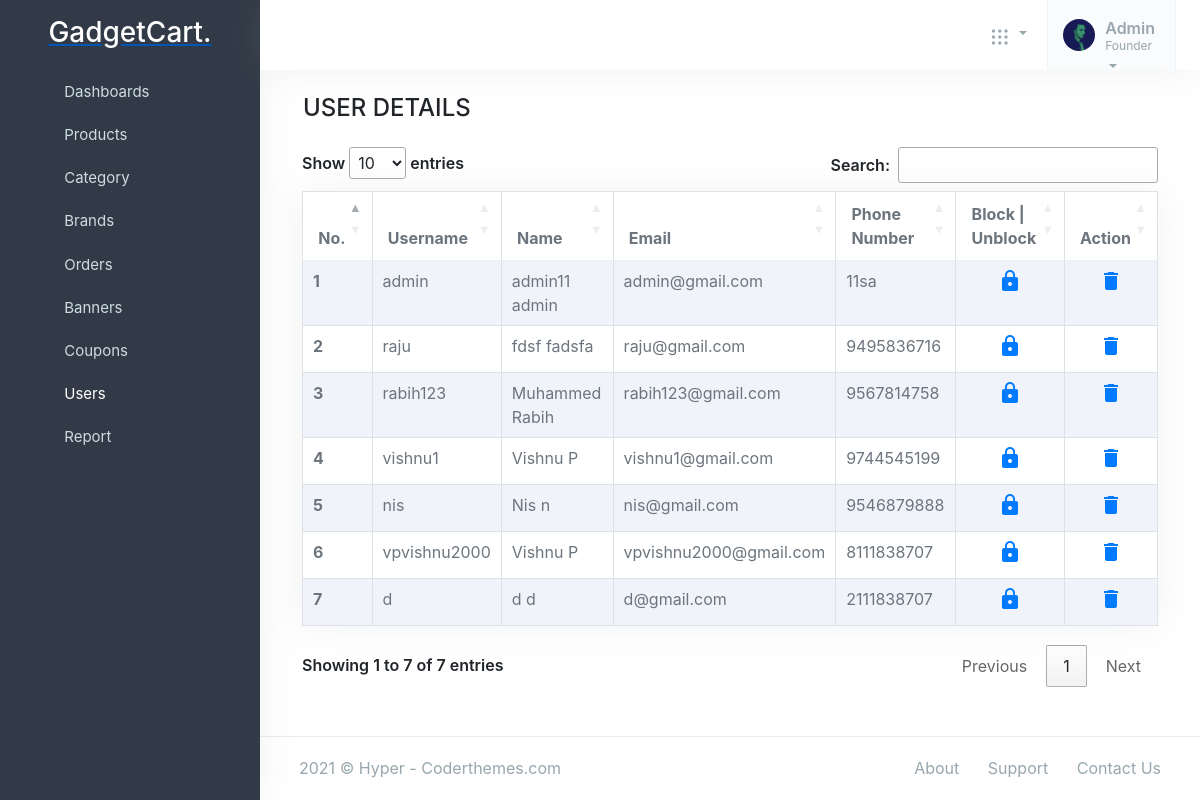
The app's page /adminpanel/userdetails/, older data.
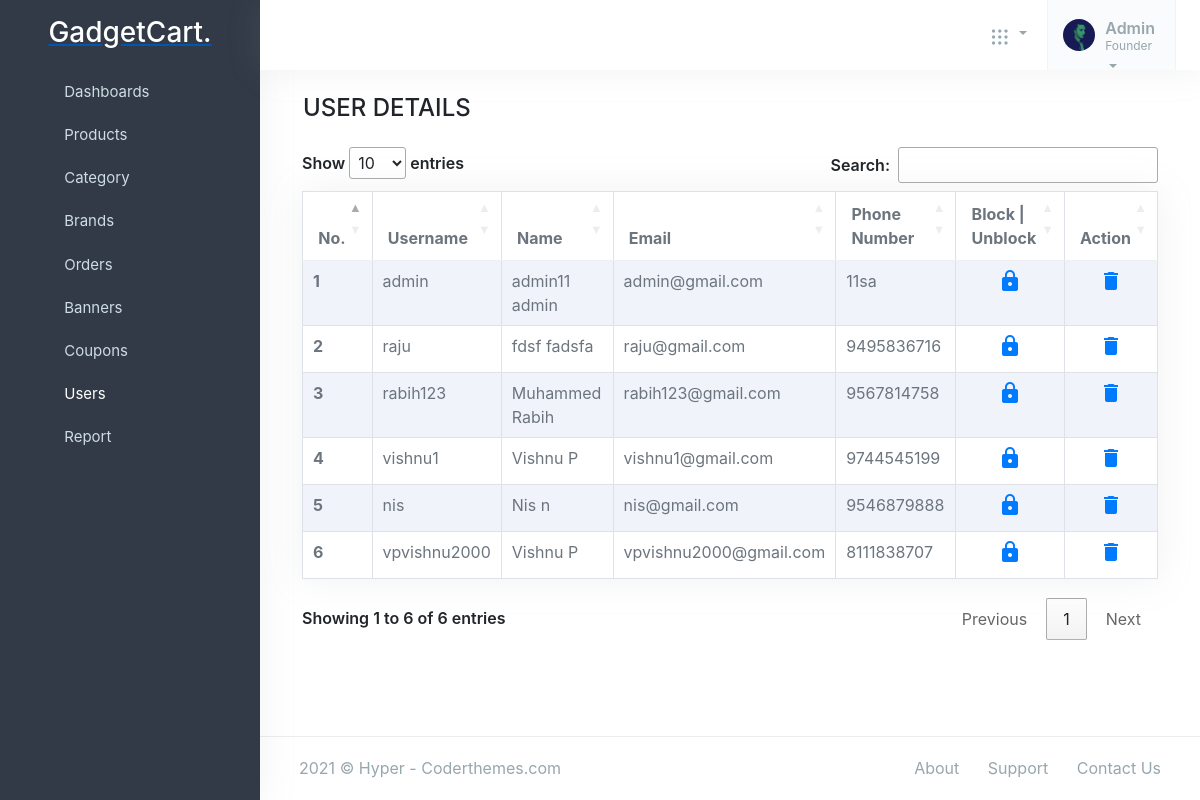
The same page, newer data.
### accounts/models.py (models this page shows, shortened)
class Account(AbstractBaseUser,PermissionsMixin):
    first_name = models.CharField(max_length=50)
    last_name = models.CharField(max_length=50)
    username = models.CharField(max_length=50, unique=True)
    email = models.CharField(max_length=50, unique=True)
    phone_number = models.CharField(max_length=50, unique=True)
    date_joined = models.DateTimeField(auto_now_add=True)
    last_login = models.DateTimeField(auto_now_add=True)
    is_admin = models.BooleanField(default=False)
    is_staff = models.BooleanField(default=False)
    is_active = models.BooleanField(default=True)
    is_superadmin = models.BooleanField(default=False)
    is_verified = models.BooleanField(default=False)
    USERNAME_FIELD = 'email'
    REQUIRED_FIELDS = ['username', 'first_name', 'last_name']
    objects = MyAccountManager()

### adminpanel/views.py (the view)
# urls.py: path('userdetails/', views.userdetails, name='userdetails'),
def userdetails(request):
    users = Account.objects.all().order_by('id')
    context = {
        'users' : users
    }
    return render(request, 'adminpanel/userdetails.html',context )

### brand/context_processors.py (called while the page is built)
def menulinks(request):
    links = Brand.objects.all()
    return dict(link=links)

### carts/context_processors.py (called while the page is built, shortened)
def counter(request):
    cart_count = 0
    if 'admin' in request.path:
        return {}
    return dict(cart_count=cart_count)

### category/context_processors.py (called while the page is built)
def menu_links(request):
    links = Category.objects.all()
    return dict(links=links)

### templates/adminpanel/userdetails.html (shortened to what this page needs)
{% extends 'adminpanel/base.html' %}
{% load static %}
{% block content %}
<div class="container">
    <h4 class="ml-3 mt-4 mb-4">USER DETAILS</h4>
    <div class="col-12" id="tables">
        <table class="table table-striped table-bordered table-hover bg-white bg-body shadow" id="myTable">
            <thead>
                <tr>
                    <th>No.</th>
                    <th>Username</th>
                    <th>Name</th>
                    <th>Email</th>
                    <th>Phone Number</th>
                    <th>Block | Unblock</th>
                    <th>Action</th>
                </tr>
            </thead>
            <tbody>
                {% for user in users %}
                <tr>
                    <th scope="row"> {{forloop.counter}} </th>
                    <td>{{user.username}}</td>
                    <td>{{user.first_name}} {{user.last_name}}</td>
                    <td>{{user.email}}</td>
                    <td>{{user.phone_number}}</td>
                    <td class="align-self-center">
                        <center>
                            {% if user.is_active %}
                            <a href=""><span class="material-icons">https</span></a>
                            {% else %}
                            <a href=""><span class="material-icons">lock_open</span></a>
                            {% endif %}
                        </center>
                    </td>
                    <td>
                        <center>
                            <a href="{% url 'userdelete' user.id %}" onclick="deleteItems(event)"><span
                                    class="material-icons">delete</span></a>
                        </center>
                    </td>
                </tr>
                {% endfor %}
            </tbody>
        </table>
    </div>
</div>
<footer class="footer">
    <div class="container-fluid">
        <div class="row">
            <div class="col-md-6">
                <script>document.write(new Date().getFullYear())</script> © Hyper - Coderthemes.com
            </div>
            <div class="col-md-6">
                <div class="text-md-end footer-links d-none d-md-block">
                    <a href="javascript: void(0);">About</a>
                    <a href="javascript: void(0);">Support</a>
                    <a href="javascript: void(0);">Contact Us</a>
                </div>
            </div>
        </div>
    </div>
</footer>
{% endblock %}

Row changes from the older to the newer data that the page shows:
removed Account: username "d", first_name "d", last_name "d", email "d@gmail.com", phone_number "2111838707", is_active True (drawn)
Text that changed along with them:
text written by a page script: "Show entries Search: Showing 1 to 7 of 7 entries Previous 1 Next" → "Show entries Search: Showing 1 to 6 of 6 entries Previous 1 Next"
